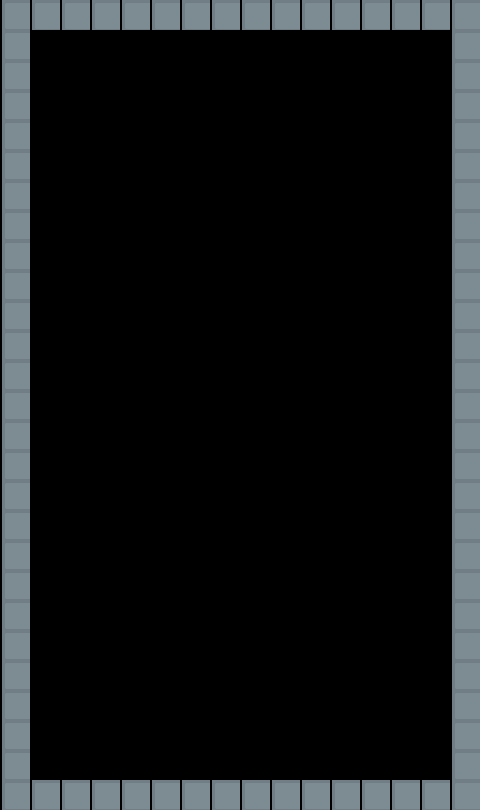

A 2D game scene composited from a Tiled map and its tileset images. What follows is a short description and the map's XML, with each tile layer's data collapsed to a summary:
An orthogonal 16x27 tile map with 30x30 px tiles, 1 tile layer (Tile Layer 1).

<map version="1.0" orientation="orthogonal" renderorder="right-down" width="16" height="27" tilewidth="30" tileheight="30">
 <tileset firstgid="1" name="tiles" tilewidth="30" tileheight="30">
  <image source="../images/tiles.png" trans="ff00ff" width="96" height="32" />
 </tileset>
 <layer name="Tile Layer 1" width="16" height="27">
  <data>[432 cells, 427 non-empty, 2 distinct tile ids]</data>
 </layer>
</map>
